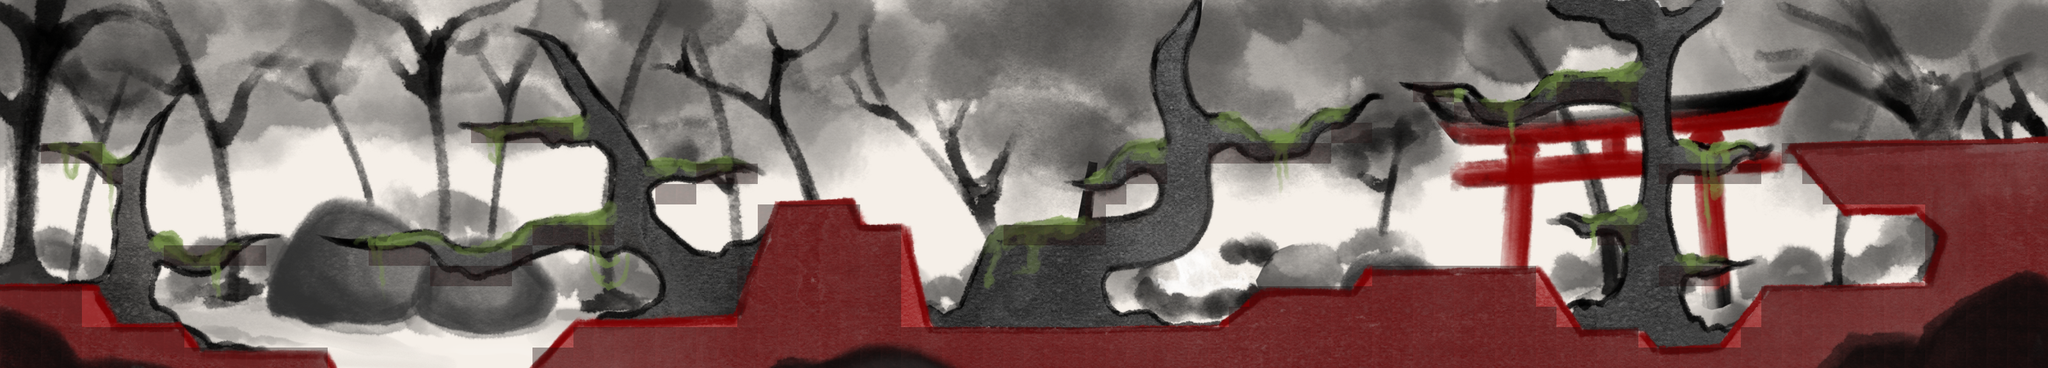

Rendered tile map (Tiled .tmx) drawn with the repository's tilesets; below, a short description and the map source with its tile grids summarised:
An orthogonal 100x18 tile map with 32x32 px tiles, 2 tile layers (background, invisible).

<map version="1.9" tiledversion="1.9.2" orientation="orthogonal" renderorder="right-down" width="100" height="18" tilewidth="32" tileheight="32" infinite="0" nextlayerid="3" nextobjectid="1">
 <tileset firstgid="1" name="Ld_foret_002" tilewidth="32" tileheight="32" tilecount="1800" columns="100">
  <image source="Ld_foret_002.png" width="3200" height="581" />
  <tile id="1700">
   <properties>
    <property name="estSolideForet" type="bool" value="true" />
   </properties>
  </tile>
 </tileset>
 <layer id="1" name="background" width="100" height="18">
  <data>[1800 cells, 1800 non-empty, 1800 distinct tile ids]</data>
 </layer>
 <layer id="2" name="invisible" width="100" height="18" opacity="0.4">
  <data>[1800 cells, 413 non-empty, 1 distinct tile ids]</data>
 </layer>
</map>
